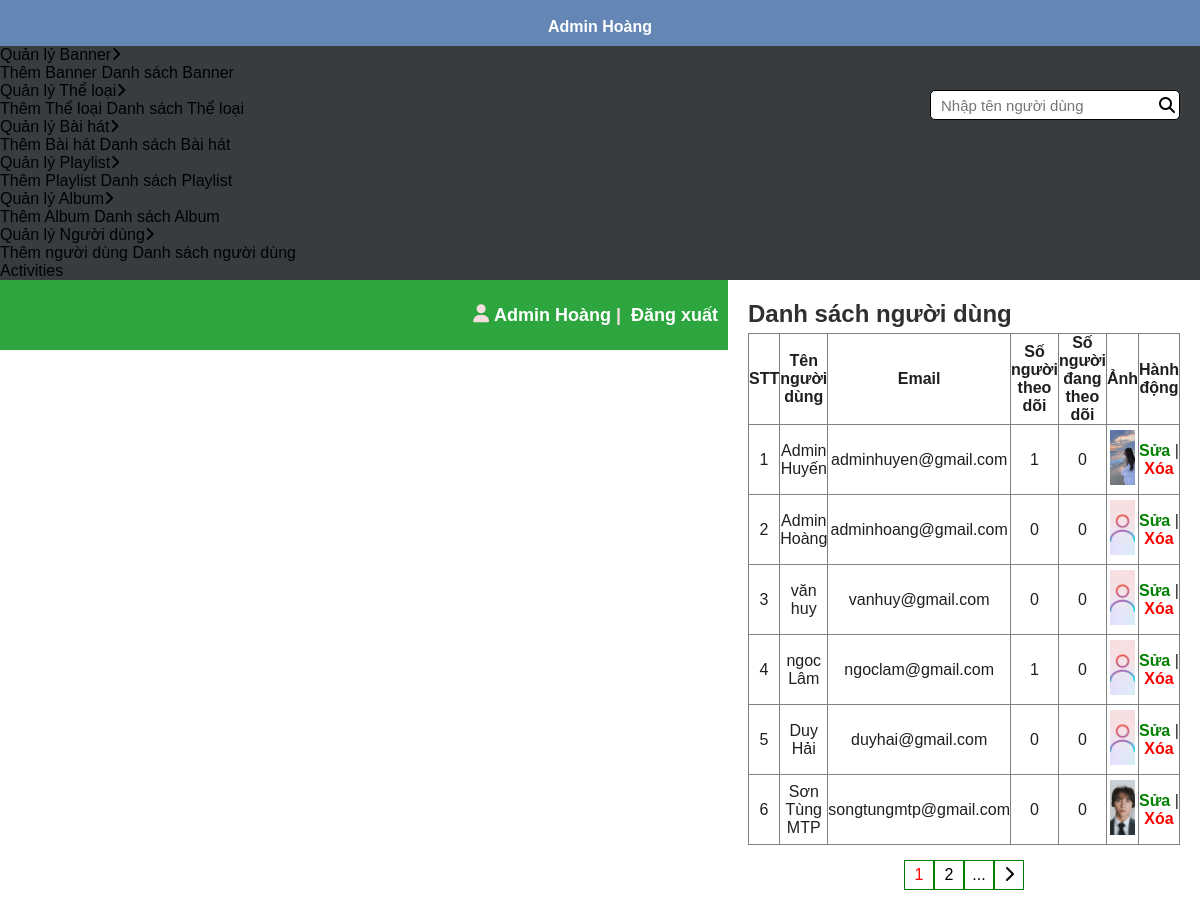
/admin/userShow.php (signed in), run on the app's committed database.
### tables this page shows
CREATE TABLE `tbl_user` (
  `user_id` int(11) NOT NULL,
  `fullName` varchar(255) NOT NULL,
  `email` varchar(255) NOT NULL,
  `password` varchar(255) NOT NULL,
  `description` varchar(255) DEFAULT NULL,
  `userimage` varchar(255) DEFAULT NULL,
  `slug` varchar(255) NOT NULL,
  `role` varchar(255) DEFAULT 'user'
);

### lib/database.php (called while the page is built, shortened)
<?php
class Database
{
    public $host = DB_HOST;
    public $user = DB_USER;
    public $pass = DB_PASS;
    public $dbname = DB_NAME;
    public $conn;
    private function connectDB()
    {
        $this->conn = new mysqli(
            $this->host,
            $this->user,
            $this->pass,
            $this->dbname
        );
    }
    public function select($query)
    {
        $result = $this->conn->query($query) or
            die($this->conn->error . __LINE__);
        if ($result->num_rows > 0) {
            return $result;
        } else {
            return false;
        }
    }
}
?>

### class/userClass.php (called while the page is built, shortened)
<?php
include(__DIR__ . "/../lib/database.php");
?>
<?php
class User
{
    private $db;
    public function __construct()
    {
        $this->db = new Database();
    }
    public function show_user()
    {
        $limit = 6;
        $queryALl = 'SELECT * FROM tbl_user';
        $resultAll = $this->db->select($queryALl);
        $totalpage = ceil($resultAll->num_rows / $limit);
        $page = isset($_GET['page']) ? $_GET['page'] : 1;
        $from = ($page - 1) * $limit;
        $query = "SELECT * FROM tbl_user
                LIMIT $from, $limit";
        $result = $this->db->select($query);
        return ['result' => $result, 'totalpage' => $totalpage, 'page' => $page];
    }
    public function count_follow_user($user_id)
    {
        $query = "SELECT COUNT(fl.follower_id) AS followers_count
                FROM tbl_user us
                LEFT JOIN tbl_follow fl ON us.user_id = fl.following_id
                WHERE us.user_id = '$user_id'";
        $result = $this->db->select($query);
        if ($result) {
            $row = $result->fetch_assoc();
            return $row['followers_count'];
        } else {
            return 0;
        }
    }
    public function count_user_follow($user_id)
    {
        $query = "SELECT COUNT(fl.following_id) AS following_count
                FROM tbl_user us
                LEFT JOIN tbl_follow fl ON us.user_id = fl.follower_id
                WHERE us.user_id = '$user_id'
                GROUP BY us.user_id";
        $result = $this->db->select($query);
        if ($result) {
            $row = $result->fetch_assoc();
            return $row['following_count'];
        } else {
            return 0;
        }
    }
}
?>

### admin/userShow.php (the view, shortened to what this page needs)
<?php
include('../class/userClass.php');
$user = new User();
$data = $user->show_user();
$show_user = $data['result'];
$totalpage = $data['totalpage'];
$page = $data['page'];
include("include/sidebar.php");
include("include/header.php");
?>
<!DOCTYPE html>
<html lang="en">
<head>
    <link rel="stylesheet" href="./css/user.css">
</head>
<body>
    <div class="main-content">
        <div class="search">
            <div class="search-ctn">
                <input type="text" id="searchUser" placeholder="Nhập tên người dùng">
                <i class="fa-solid fa-magnifying-glass"></i>
            </div>
        </div>
        <h2 class="title">Danh sách người dùng</h2>
        <table border="1">
            <thead>
                <tr>
                    <th>STT</th>
                    <th>Tên người dùng</th>
                    <th>Email</th>
                    <th>Số người theo dõi</th>
                    <th>Số người đang theo dõi</th>
                    <th>Ảnh</th>
                    <th>Hành động</th>
                </tr>
            </thead>
            <tbody id="userTableBody">
                <?php
                if ($show_user) {
                    $i = 0;
                    while ($result = $show_user->fetch_assoc()) {
                        $i++;
                        $user_id = $result['user_id'];
                        $count_follow_user = $user->count_follow_user($user_id);
                        $count_user_follow = $user->count_user_follow($user_id);
                        ?>
                        <tr>
                            <td><?php echo $i ?></td>
                            <td><?php echo $result['fullName'] ?></td>
                            <td><?php echo $result['email'] ?></td>
                            <td style="width:110px;"><?php echo $count_follow_user ?></td>
                            <td><?php echo $count_user_follow ?></td>
                            <td class="image">
                                <?php
                                if (!empty($result['userimage'])) {
                                    echo '<img src="upload/images/imageuser/' . $result['userimage'] . '" alt="">';
                                } else {
                                    echo '<img src="../asset/img/user-default.png" alt="">';
                                }
                                ?>
                            </td>
                            <td class="action">
                                <a href="userEdit.php?user_id=<?php echo $result['user_id'] ?>">Sửa</a>
                                <span> | </span>
                                <a onclick="return confirm('Bạn muốn xóa người dùng này?')"
                                    href="userDel.php?user_id=<?php echo $result['user_id'] ?>">Xóa</a>
                            </td>
                        </tr>
                        <?php
                    }
                }
                ?>
            </tbody>
        </table>
        <div class="pages">
            <?php
            for ($i = max(1, $page - 1); $i <= min($totalpage, $page + 1); $i++) {
                echo '<div class="number ' . ($page == $i ? 'active' : '') . '">';
                echo '<a href="userShow.php?page=' . $i . '">' . $i . '</a>';
                echo '</div>';
            }
            if ($page <= $totalpage - 2) {
                echo '<div class="etc">...</div>';
                echo '<div class="next"><a href="userShow.php?page=' . ($page + 1) . '"><i class="fa-solid fa-chevron-right"></i></a></div>';
            }
            ?>
        </div>
    </div>
</body>
</html>
<?php
include("include/footer.php");
?>

### admin/css/main.css (style rules this page uses)
* { margin: 0; padding: 0; box-sizing: border-box; font-family: "Poppins", sans-serif; }
body { min-height: 100vh; background: white; color: rgb(247, 221, 221); background-size: cover; background-position: center 0; }
.main-content { margin-top: 10px; flex: 1; }

### admin/css/user.css (style rules this page uses)
.main-content .title, form label { color: rgb(48, 48, 48); }
table { width: 95%; border-collapse: collapse; text-align: center; color: rgb(32, 30, 30); margin-top: 5px; }
thead tr { height: 30px; }
tbody tr td { height: 70px; }
tbody tr .image { width: 100px; height: 70px; }
tbody tr img { width: 80%; height: 80%; object-fit: cover; }
.action { width: 100px; }
td a { color: green; font-weight: 600; text-decoration: none; }
td a:last-child { color: red; }
.search { position: absolute; top: 110px; right: 47px; width: 250px; }
.search .search-ctn { position: relative; }
.search .search-ctn input { height: 30px; outline: none; border: 1px solid black; padding-left: 10px; border-radius: 5px; font-size: 15px; width: 100%; }
.search .search-ctn i { position: absolute; top: 50%; right: 5px; transform: translateY(-50%); color: black; }

### admin/include/sidebar.php (style rules this page uses)
.main-content { margin: 20px !important; }
.search { top: 90px !important; right: 20px !important; }
table { width: 100% !important; }

### admin/userShow.php (style rules this page uses)
tr td:nth-child(5), tr td:nth-child(6) { width: 110px; }
tbody tr .image { width: 100px; height: 70px; }
.pages { display: flex; margin-top: 15px; justify-content: center; }
.pages div { width: 30px; height: 30px; border: 1px solid green; color: black; align-content: center; text-align: center; }
a { text-decoration: none; color: black; }
.active a { color: red; }
.main-content { margin: 15px; }

### data on the page
tbl_user: fullName "Admin Huyến", email "adminhuyen@gmail.com", user_id "1", count_user_follow "0", userimage (picture)
tbl_user: fullName "Admin Hoàng", email "adminhoang@gmail.com", count_follow_user "0", count_user_follow "0"
tbl_user: fullName "văn huy", email "vanhuy@gmail.com", count_follow_user "0", count_user_follow "0"
tbl_user: fullName "ngoc Lâm", email "ngoclam@gmail.com", count_follow_user "1", count_user_follow "0"
tbl_user: fullName "Duy Hải", email "duyhai@gmail.com", count_follow_user "0", count_user_follow "0"
tbl_user: fullName "Sơn Tùng MTP", email "songtungmtp@gmail.com", count_follow_user "0", count_user_follow "0", userimage (picture)

### other printed values
$fullName "Admin Hoàng"
